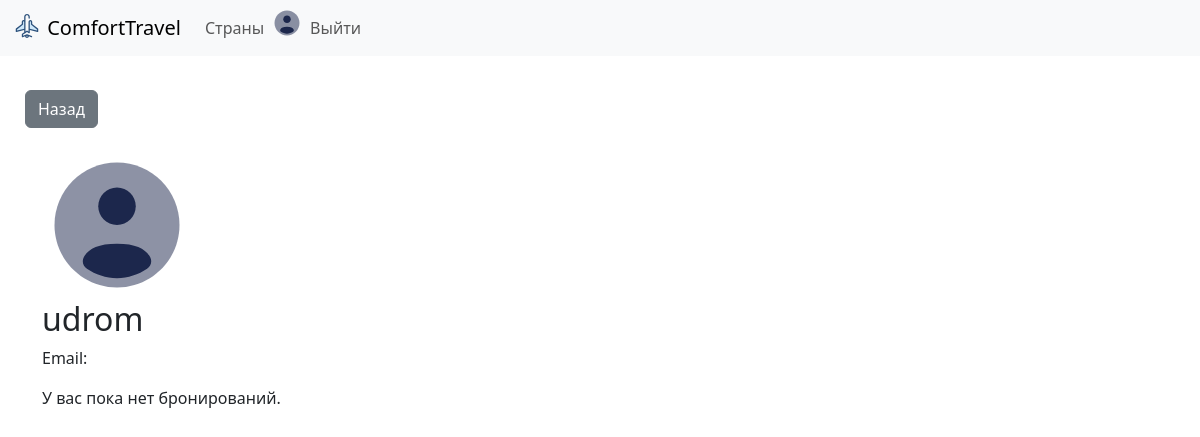
The page /accounts/profile/ (signed in) on the database as committed earlier.
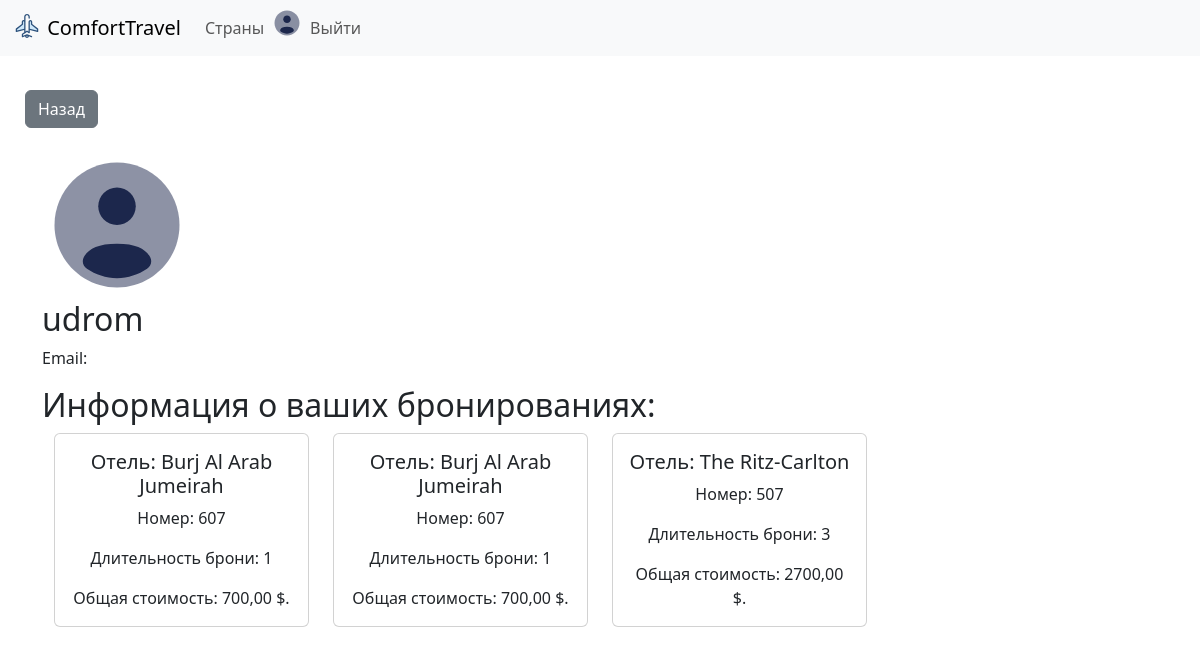
The same page on the database as committed later.
### hotel_reservations/models.py (models this page shows, shortened)
class Reservation(models.Model):
    user = models.ForeignKey(User, on_delete=models.CASCADE, verbose_name='Пользователь')
    hotel = models.ForeignKey(Hotel, on_delete=models.CASCADE, verbose_name='Отель')
    room = models.ForeignKey(Room, on_delete=models.CASCADE, verbose_name='Комната')
    duration = models.PositiveIntegerField()
    total_price = models.DecimalField(max_digits=10, decimal_places=2, verbose_name='Общая стоимость')
    class Meta:
        verbose_name = 'Бронирование'
        verbose_name_plural = 'Бронирования'

class Hotel(models.Model):
    title = models.CharField(max_length=150, verbose_name='Название отеля')
    description = models.TextField(verbose_name='Описание отеля', blank=True)
    country = models.ForeignKey(Country, on_delete=models.CASCADE, null=True, verbose_name='Страна')
    address = models.CharField(max_length=255, verbose_name='Адрес')
    contacts = models.TextField(verbose_name='Контакты', blank=True, null=True)
    rating = models.DecimalField(max_digits=3, decimal_places=2, verbose_name='Рейтинг')
    photo = models.ImageField(upload_to='photos/%Y/%m/%d/', verbose_name='Фото', blank=True, null=True)
    allow_check_in_time = models.TimeField(verbose_name='Доступное время заезда', blank=True, null=True)
    allow_check_out_time = models.TimeField(verbose_name='Доступное время выезда', blank=True, null=True)
    class Meta:
        verbose_name = 'Отель'
        verbose_name_plural = 'Отели'
        ordering = ['-rating']

class Room(models.Model):
    ROOM_TYPE_CHOICES = (
        ('single', 'Одиночный'),
        ('double', 'Двухместный'),
        ('triple', 'Трёхместный'),
        ('quadruple', 'Четырёхместный')
    )
    hotel = models.ForeignKey(Hotel, on_delete=models.CASCADE, null=True, verbose_name='Отель')
    room_number = models.CharField(max_length=10, verbose_name='Номер комнаты')
    room_type = models.CharField(max_length=100, choices=ROOM_TYPE_CHOICES, verbose_name='Тип комнаты')
    price_per_night = models.DecimalField(max_digits=10, decimal_places=2, verbose_name='Цена за ночь')
    availability = models.BooleanField(default=True, verbose_name='Доступность')
    class Meta:
        verbose_name = 'Номер'
        verbose_name_plural = 'Номера'
        ordering = ['hotel', 'room_number']

### accounts/views.py (the view)
# urls.py: path('profile/', profile_view, name='profile')
@login_required
def profile_view(request):
    reservations = Reservation.objects.filter(user=request.user)
    return render(request, template_name='accounts/profile.html', context={'reservations': reservations})

### accounts/templates/accounts/profile.html (shortened to what this page needs)
{% extends 'base.html' %}
{% block content %}
{% load static %}
<div>
    <img src="{% static 'images/user-circle-svgrepo-com.svg' %}" alt="Profile picture" height="150px" width="150px">
    <h2>{{ user.username }}</h2>
    <p>Email: {{ user.email }}</p>
</div>
<div>
    {% if reservations %}
    <h2>Информация о ваших бронированиях:</h2>
    <div class="container text-center">
        <div class="row row-cols-4">
                {% for item in reservations %}
                    <div class="col">
                        <div class="card h-100">
                            <div class="card-body">
                                <h5 class="card-title">Отель: {{ item.hotel.title }}</h5>
                                <p class="card-text">Номер: {{ item.room.room_number }}</p>
                                <p class="card-text">Длительность брони: {{ item.duration }}</p>
                                <p class="card-text">Общая стоимость: {{ item.total_price }} $.</p>
                            </div>
                        </div>
                    </div>
                {% endfor %}
        </div>
    </div>
    {% else %}
    <p>У вас пока нет бронирований.</p>
    {% endif %}
</div>
{% endblock %}

### templates/base.html (shortened to what this page needs)
<!doctype html>
<html lang="en">
<head>
    {% load static %}
    <link href="https://cdn.jsdelivr.net/npm/bootstrap@5.3.3/dist/css/bootstrap.min.css" rel="stylesheet"
>
</head>
<body>
{% include 'inc/_navbar.html' %}
<div class="main-container">
    <div class="go-back-button">
        <button class="btn btn-secondary" onclick="history.back()">Назад</button>
    </div>
    <div class="container container-content">
        {% block content %}CONTENT{% endblock %}
    </div>
</div>
</body>
</html>

### templates/inc/_navbar.html (shortened to what this page needs)
{% load static %}
<nav class="navbar navbar-expand-lg fixed-top bg-body-tertiary" style="background-color: #e3f2fd;">
    <div class="container-fluid">
        <a class="navbar-brand" href="{% url 'main' %}">
            <img src="{% static 'images/airplane-plane-svgrepo-com.svg' %}" alt="Logo" width="30" height="24"
                 class="d-inline-block align-text-top">
            ComfortTravel
        </a>
        <div class="collapse navbar-collapse" id="navbarSupportedContent">
            <ul class="navbar-nav me-auto mb-2 mb-lg-0">
                <li class="nav-item">
                    <a class="nav-link" aria-current="page" href="{% url 'main' %}">Страны</a>
                </li>
                {% if user.is_authenticated %}
                    <li class="nav-item">
                        <a href="{% url 'profile' %}">
                            <img src="{% static 'images/user-circle-svgrepo-com.svg' %}" alt="Profile Picture"
                                style="width:30px; height:30px; border-radius:50%;">
                        </a>
                    </li>
                    <li class="nav-item">
                        <a class="nav-link" href="{% url 'logout' %}">Выйти</a>
                    </li>
                {% endif %}
            </ul>
        </div>
    </div>
</nav>

### templates/base.html (style rules this page uses)
.container-content { margin-top: 150px; }
.go-back-button { position: absolute; top: 90px; left: 25px; }
.main-container { position: relative; display: flex; width: 100%; }

Rows that differ between the two databases and show on the page:
added Reservation: hotel "Burj Al Arab Jumeirah", room.room_number "607", duration "1", total_price "700,00"
added Reservation: hotel "Burj Al Arab Jumeirah", room.room_number "607", duration "1", total_price "700,00"
added Reservation: hotel "The Ritz-Carlton", room.room_number "507", duration "3", total_price "2700,00"
Other text that changed with them:
text no longer shown: "У вас пока нет бронирований."
text now shown: "Информация о ваших бронированиях:"
